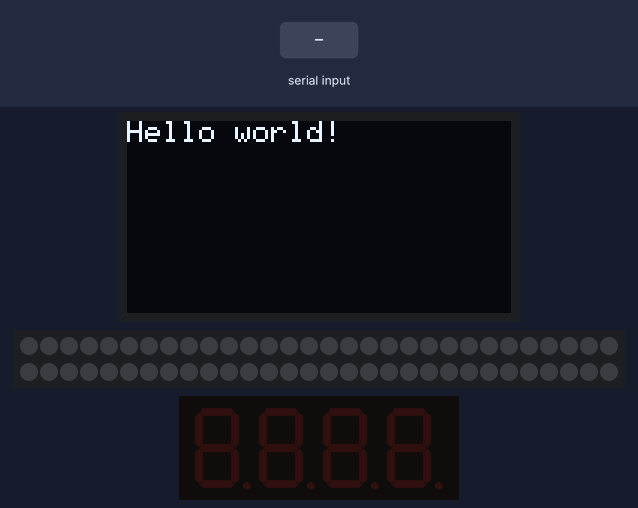
A sketch run on a simulated Arduino Uno, built with avr-gcc and run on an emulated ATmega328P. On the bench: 128×64 one-colour display, 60 RGB LEDs in strip order, left to right, continuing on the next row, 4-digit seven-segment display. The inputs (shaded band) are chosen by the test bench. Dim RGB values are drawn brighter than linear; the local clock reads 2024-03-15 10:24:30 at power-on unless the sketch sets it.

Above: at 0.1 s.
At 6.18 s:
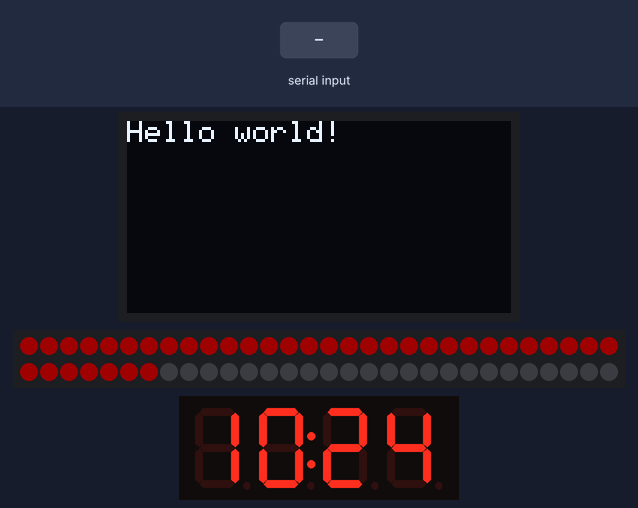
6.5 s: "$GPRMC,\n" received over Serial
At 8.4 s:
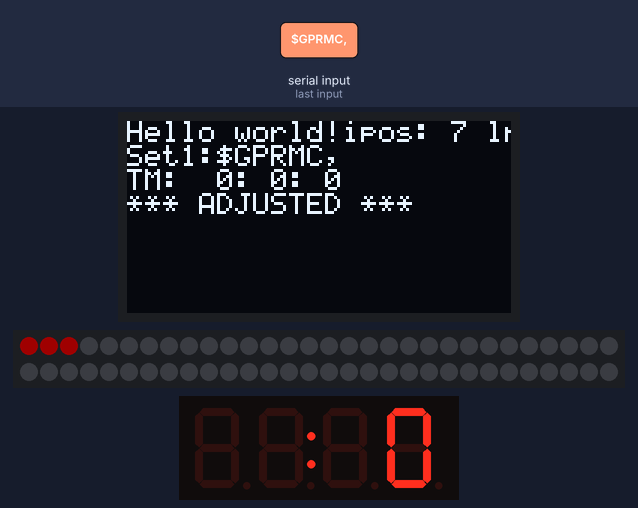
Timing chart, 0 to 9.9 s (numbered marks = the images above; inputs shaded):
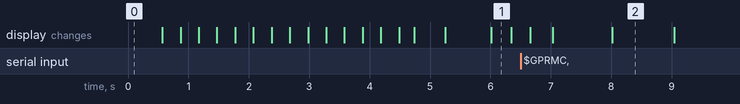

The sketch:

StudioClock_0_0_0.ino
```cpp
 /*
  * Studio Clock
  *
  * 2019-11-09: JBS - Created
  * 2021-01-10: JBS - Updated with I2C Display, RTC and Pi Time Server
  * 2021-01-18: JBS - Several changes:
  *                     Changed NeoPixel type to NEO_GRBW to match ring
  *                     Removed Oled display (may put it back later)
  *                     Integrated 7 segment for HH MM
  *                     Reworked the ring display to only Red
  * 2021-01-21: JBS - Final for release 1:
  *                     Implemented non blocking serial read and
  *                     processing of $GPRMC messages.
  *                     Set RTC adjust to every 10 min on the 15's
  *                     Display status on oled
  *                     bring baud rate to 4800
  */

#include <SoftwareSerial.h>
#include <time.h>
#include <string.h>
#include <stdio.h>
#define MAX_INPUT 128

// OLED Setup --------------------------------------------------
#include "SSD1306Ascii.h"
#include "SSD1306AsciiAvrI2c.h"
// 0X3C+SA0 - 0x3C or 0x3D
#define I2C_ADDRESS 0x3C

SSD1306AsciiAvrI2c oled;

// End OLED Setup ----------------------------------------------

// Real Time Clock Setup ---------------------------------------
// Date and time functions using a DS1307 RTC connected via I2C and Wire lib
#include "RTClib.h"

RTC_DS1307 rtc;

char daysOfTheWeek[7][12] = {"Sunday", "Monday", "Tuesday", "Wednesday", "Thursday", "Friday", "Saturday"};
// char timeFormat[24] = "hh:mm:ss";
DateTime now;
DateTime uxTime;   // utc time object
DateTime wrkTime;  // time object for setting RTC
int iHr = 0;       // working values for set time hours
int iMn = 0;       // working values for set time minutes
int iSs = 0;       // working values for set time seconds
char wrkChr[16];    // conversion work string
// end Real Time Clock Setup -----------------------------------

// Seven Segment Setup -----------------------------------------
#include "Adafruit_LEDBackpack.h"
#define DISPLAY_ADDRESS   0x70
Adafruit_7segment clockDisplay = Adafruit_7segment();
bool blinkColon = false;
// end Seven Segment Setup -------------------------------------

// NeoPixel Ring Setup -----------------------------------------
#include <Adafruit_NeoPixel.h>

// define pins
#define NEOPIN 3

#define STARTPIXEL 0 // where do we start on the loop? use this to shift the arcs if the wiring does not start at the "12" point
uint16_t iPix = 0;
Adafruit_NeoPixel strip = Adafruit_NeoPixel(60, NEOPIN, NEO_GRBW + NEO_KHZ800); // strip object

byte pixelColorRed, pixelColorGreen, pixelColorBlue; // holds color values

// nighttime dimming constants
// brightness based on time of day- could try warmer colors at night?
// 0-15
#define DAYBRIGHTNESS 64
#define NIGHTBRIGHTNESS 20

// end NeoPixel Ring Setup -------------------------------------
#define GPSBAUD 4800
const char del[] = ",";
char inputBuff[256];
char cBuff[256];
byte secondval = 0;
int itimeHHMM = 0;
static char input_line[MAX_INPUT];
static unsigned int input_pos = 0;

void setup() {
  // OLED Setup
  oled.begin(&Adafruit128x64, I2C_ADDRESS);
  oled.setFont(System5x7);
  oled.setScrollMode(SCROLL_MODE_AUTO);
  oled.clear();
  oled.print("Hello world!");
  // End OLED Setup
  Serial.begin(GPSBAUD);
  // Neopixel setup
  pixelColorRed = 0;
  pixelColorGreen = 0;
  pixelColorBlue = 0;
  pinMode(NEOPIN, OUTPUT);
  strip.begin();
  strip.show(); // Initialize all pixels to 'off'

  strip.setBrightness(DAYBRIGHTNESS); // set brightness

  // startup sequence
  delay(500);
  colorWipe(strip.Color(127, 0, 0), 20); // Red
  colorWipe(strip.Color(0, 127, 0), 20); // Green
  colorWipe(strip.Color(0, 0, 127), 20); // Blue
  delay(500);
  // end Neopixel setup

  // RTC Setup ----------------------------------------------------------

#ifndef ESP8266
  while (!Serial); // wait for serial port to connect. Needed for native USB
#endif

  if (! rtc.begin()) {
    Serial.println("Couldn't find RTC");
    Serial.flush();
    abort();
  }

  if (! rtc.isrunning()) {
    Serial.println("RTC is NOT running, let's set the time!");
    // When time needs to be set on a new device, or after a power loss, the
    // following line sets the RTC to the date & time this sketch was compiled
    rtc.adjust(DateTime(F(__DATE__), F(__TIME__)));
    // This line sets the RTC with an explicit date & time, for example to set
    // January 21, 2014 at 3am you would call:
    // rtc.adjust(DateTime(2014, 1, 21, 3, 0, 0));
  }


  // end RTC Setup ------------------------------------------------------
  // Setup the display.
  clockDisplay.begin(DISPLAY_ADDRESS);
  clearInput();  // clear serial buffer input
}

void loop() {

  if (Serial.available() > 0) { // process serial data if available
    processByte(Serial.read());
  }

  uxTime = rtc.now();
  itimeHHMM = uxTime.hour() * 100 + uxTime.minute();
  //itimeHHMM = uxTime.hour() * 100 + uxTime.second(); // while debugging seconds display
  iSs =uxTime.second();
  clockDisplay.print(itimeHHMM, DEC);
  if ((iSs % 2) == 0 ) {
    blinkColon = !blinkColon;
  }
  clockDisplay.drawColon(blinkColon);
  clockDisplay.writeDisplay();
  secondval = iSs;  // get seconds

  // Now ring...
  for (uint8_t i = 0; i < strip.numPixels(); i++) {
    if (i <= secondval) {
      pixelColorRed = 127; //dot on
    }
    else {
      pixelColorRed = 0;   //dot off
    }
    strip.setPixelColor((i + STARTPIXEL) % 60, strip.Color(pixelColorRed, pixelColorGreen, pixelColorBlue));
  }
  strip.show();
  // done ring
}

// Process incoming serial byte
void processByte(char inByte) {
  static char jMessage[128];
  switch (inByte) {
    case '\r':
    case '\n':
    case '*':   // end of text
      input_line[input_pos] = 0;  // terminating null byte
      // terminator reached! process input_line here ...
      sprintf(jMessage, "ipos: %d ln: %s", input_pos, input_line);
      oled.println(jMessage);
      //delay(5000);
      setRTC (input_line);
      // clear input_line
      clearInput();
      // reset buffer for next time
      input_pos = 0;
      break;
    case '$': // Start of message
      clearInput();  // clear message
      //oled.print("strt:");
      input_line[input_pos++] = '$';
      break;
    default:
      // keep adding if not full ... allow for terminating null byte
      if (input_pos < (MAX_INPUT - 1)) {
        input_line[input_pos++] = inByte;
      }
      break;

  }  // end of switch

}

// Clears input buffer and buffer position
void clearInput() {
      for(input_pos = 0 ; input_pos++ ; input_pos < MAX_INPUT) {
        input_line[input_pos] = '\0';
      }
      input_pos = 0;
}
// Fill the dots one after the other with a color
void colorWipe(uint32_t c, uint8_t wait) {
  uint16_t iPx = 0;
  for (uint16_t i = 0; i < strip.numPixels(); i++) {
    iPx = i + STARTPIXEL;
    strip.setPixelColor((i + STARTPIXEL) % 60, c);
    strip.show();
    delay(wait);
  }
}
// Set Real Time Clock from GPS or unix time via serial
void setRTC(const char * inputData) {
  char cMessage[128];
  //          1         2
  //012345678901234567890123456789
  //$GPRMC,174523.000
  oled.print("Set1:");
  oled.println(inputData);
  if(strncmp(inputData, "$GPRMC,", 7) == 0) {  // got a $GPMRC message
    wrkChr[0] = inputData[7];
    wrkChr[1] = inputData[8];
    wrkChr[2] = '\0';
    iHr = atoi(wrkChr);
    wrkChr[0] = inputData[9];
    wrkChr[1] = inputData[10];
    wrkChr[2] = '\0';
    iMn = atoi(wrkChr);
    wrkChr[0] = inputData[11];
    wrkChr[1] = inputData[12];
    wrkChr[2] = '\0';
    iSs = atoi(wrkChr);

    sprintf(cMessage, "TM: %2d:%2d:%2d", iHr, iMn, iSs);
    oled.println(cMessage);

    if(iSs % 15 == 0) {  // update on the 15 30 45 60
      if(iHr < 24 && iMn < 60 && iSs < 60) {  // make sure time is in range
        wrkTime = DateTime(2021, 1, 21, iHr, iMn, iSs);
        rtc.adjust(wrkTime);
        oled.println("*** ADJUSTED ***");
      }
      //delay(5000);
    }
  }
}
```

Measured:
- after the input at 6.5 s, the display: first changes after 0.16 s (image 2 shows a later state)
